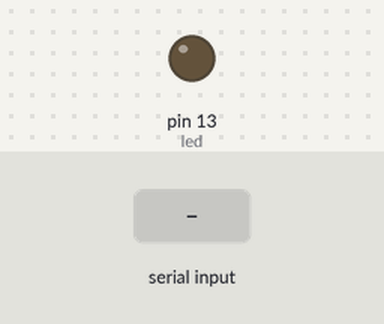
This sketch was run on a simulated Arduino Uno, built with avr-gcc and run on an emulated ATmega328P. On the bench: output pins drawn as LEDs (lit = HIGH). Inputs (shaded band) come from the test bench.

Above: at 1.2 s.
1.3 s: "1" received over Serial
At 2.7 s:
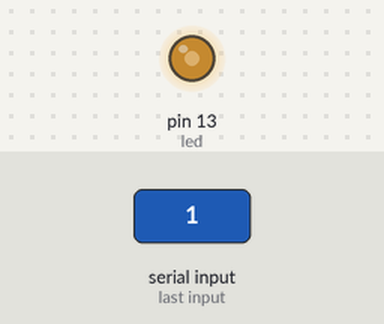
Timing chart, 0 to 4.3 s (numbered marks = the images above; inputs shaded):
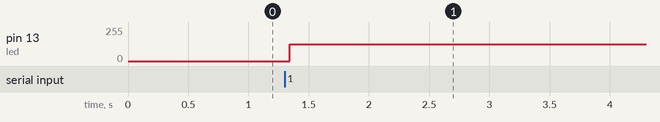

The sketch:

UsbBandwidth.ino
```cpp
/*
  UsbBandwidth
  Just gobble up as many bytes of data as possible and discard them.
  Also blink the LED regularly to signal data coming in.
*/

// LED pin on Teensy 3.0
int led = 13;

// the setup routine runs once when you press reset:
void setup() {
  // Note: the baud rate is ignored in the case of Teensy USB
  Serial.begin(9600);
  pinMode(led, OUTPUT);
}

int bytes_recv = 0;
bool toggle = false;

// the loop routine runs over and over again forever:
void loop() {
  char buffer[1024];
  int avail = Serial.available();
  int bytesRead = Serial.readBytes(buffer, min(1024, avail));
  bytes_recv += bytesRead;
  // Blink every 1MB received
  if (bytes_recv > 1 << 20) {
    toggle = !toggle;
    digitalWrite(led, toggle ? HIGH : LOW);
    bytes_recv -= 1 << 20;
  }
}
```

Measured:
- after the input at 1.3 s, pin 13 (led): 0/255 → 126/255 at once
